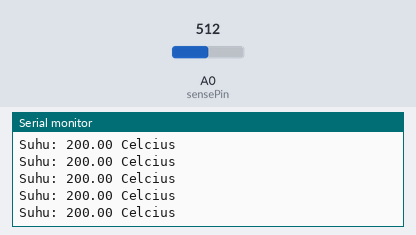
This sketch was run on a simulated Arduino Uno, built with avr-gcc and run on an emulated ATmega328P. Shown: the last lines printed to the serial monitor. The test bench sets the inputs (shaded band); at power-on: A0 (sensePin) = 512.

Above: at 1.2 s.
1.3 s: A0 (sensePin) set to 322
At 2.1 s:
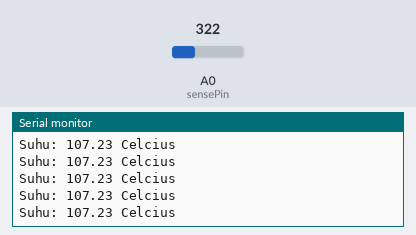
2.8 s: A0 (sensePin) set to 293
At 3.7 s:
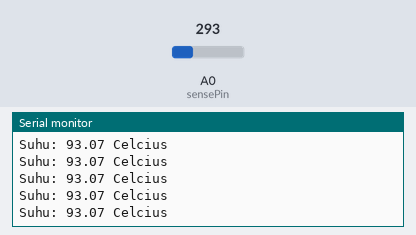
5.8 s: A0 (sensePin) set to 132
At 6.6 s:
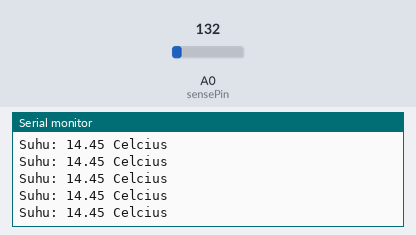
7.3 s: A0 (sensePin) set to 115
At 8.3 s:
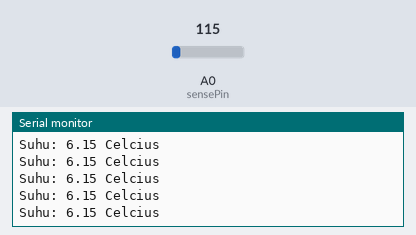
13.3 s: A0 (sensePin) set to 78
At 13.8 s:
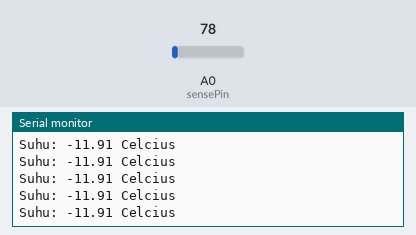
16.3 s: A0 (sensePin) set to 88
At 17.0 s:
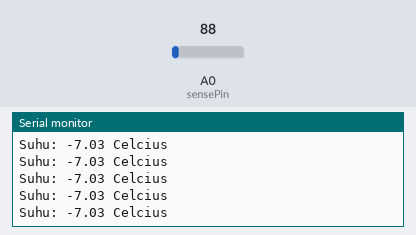
Timing chart, 0 to 19.3 s (numbered marks = the images above; inputs shaded):
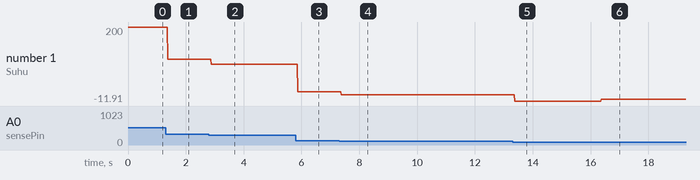

The sketch:

11_16520296_02.ino
```cpp
// inisialisasi
int sensePin = A0;						// pin -> baca output sensor
int sensorInput;						// var -> simpan nilai output sensor
double temp;							// var -> simpan nilai suhu (dalam derajat Celcius)

// setup
void setup() {
	Serial.begin(9600); 				// mulai port serial
}

// ulangi
void loop() {
	sensorInput = analogRead(sensePin);		// baca sensor analog

  	// konversi
  	temp = (double)sensorInput / 1024; 		// hitung persentase dari pembacaan input
	temp *= 5;								// kalikan dengan 5V untuk mendapatkan nilai tegangan
	temp -= 0.5; 							// dikurangi dengan offset
	temp *= 100;							// konversi menjadi derajat Celcius

  	// output
	Serial.print("Suhu: ");
	Serial.print(temp);
	Serial.println(" Celcius");
}
```

Measured:
- after the input at 1.3 s, the serial monitor: prints a new line after 0.07 s (image 1)
- after the input at 2.8 s, the serial monitor: prints a new line after 0.08 s (image 2)
- after the input at 5.8 s, the serial monitor: prints a new line after 0.08 s (image 3)
- after the input at 7.3 s, the serial monitor: prints a new line after 0.08 s (image 4)
- after the input at 13.3 s, the serial monitor: prints a new line after 0.07 s (image 5)
- after the input at 16.3 s, the serial monitor: prints a new line after 0.07 s (image 6)
- plotted number 1: 200 → 107.23 after the input at 1.3 s, 107.23 → 93.07 after the input at 2.8 s, 93.07 → 14.45 after the input at 5.8 s, 14.45 → 6.15 after the input at 7.3 s, 6.15 → -11.91 after the input at 13.3 s
